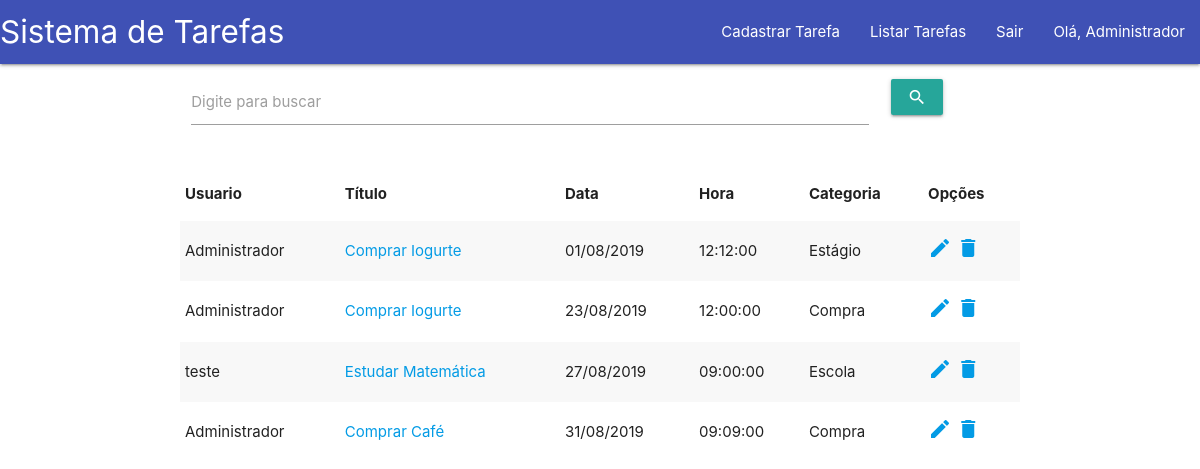
Screenshot of /home.php (signed in) with the database file from the repository.
### tables this page shows
CREATE TABLE `tarefas` (
  `cod` int(11) NOT NULL AUTO_INCREMENT,
  `titulo` varchar(45) NOT NULL,
  `data` date NOT NULL,
  `hora` time NOT NULL,
  `descricao` varchar(255) DEFAULT NULL,
  `usuario_cod` int(11) NOT NULL,
  `categoria_cod` int(11) NOT NULL,
  PRIMARY KEY (`cod`),
  KEY `fk_tarefas_usuario1` (`usuario_cod`),
  KEY `fk_tarefas_categoria1` (`categoria_cod`),
  CONSTRAINT `fk_tarefas_categoria1` FOREIGN KEY (`categoria_cod`) REFERENCES `categoria_tarefa` (`cod`) ON DELETE NO ACTION ON UPDATE NO ACTION,
  CONSTRAINT `fk_tarefas_usuario1` FOREIGN KEY (`usuario_cod`) REFERENCES `usuario` (`cod`) ON DELETE NO ACTION ON UPDATE NO ACTION
);

CREATE TABLE `usuario` (
  `cod` int(11) NOT NULL AUTO_INCREMENT,
  `nome` varchar(150) NOT NULL,
  `email` varchar(150) NOT NULL,
  `senha` varchar(150) NOT NULL,
  `perfil_cod` int(11) NOT NULL,
  PRIMARY KEY (`cod`),
  KEY `fk_usuario_perfil1_idx` (`perfil_cod`),
  CONSTRAINT `fk_usuario_perfil1` FOREIGN KEY (`perfil_cod`) REFERENCES `perfil_usuario` (`cod`) ON DELETE NO ACTION ON UPDATE NO ACTION
);

CREATE TABLE `categoria_tarefa` (
  `cod` int(11) NOT NULL,
  `nome` varchar(45) NOT NULL,
  PRIMARY KEY (`cod`)
);

### home.php (the view)
 <?php  require_once("header.php");?>
 <main class="container">
     <form action="" class="row">
         <div class="input-field col s10">
             <input type="text" name="busca" id="busca">
             <label for="busca">Digite para buscar</label>
         </div>
         <div class="input-field col s2">
             <button class="btn"><i class="material-icons">search</i></button>
         </div>
     </form>
     <table class="striped ">
         <thead>
             <tr>
             <?php
                 if($_SESSION['perfil'] == 1){
             ?>
                 <th>Usuario</th>
             <?php } ?>
                 <th>Título</th>
                 <th>Data</th>
                 <th class="hide-on-small-only">Hora</th>
                 <th class="hide-on-small-only"> Categoria</th>
                 <th>Opções</th>
             </tr>
         </thead>
         <?php foreach ($result_tarefas as $tarefa){ ?>
         <tr>
         <?php
             if($_SESSION['perfil'] == 1){
         ?>
             <td> <?= $tarefa['nome']?></td>
         <?php } ?>
             <td><a href="visualizar_tarefa.php?cod=<?= $tarefa['codt']?>"><?= $tarefa['titulo']?></a></td>
             <td><?= date("d/m/Y", strtotime($tarefa['data']));?></td>
             <td class="hide-on-small-only"><?= $tarefa['hora']?></td>
             <?php
                 $cod_tarefa = $tarefa['categoria_cod'];
                 $sql = "SELECT * FROM categoria_tarefa WHERE cod = $cod_tarefa";
                 $result_cat = mysqli_query($con, $sql);
                 $cat_tarefa = mysqli_fetch_array($result_cat);
             ?>
             <td class="hide-on-small-only"><?= $cat_tarefa['nome']?></td>
             <td>
                 <a href="editar_tarefa.php?cod=<?= $tarefa['codt']?>"><i class="material-icons">edit</i></a>
                 <?php
                     if($_SESSION['perfil'] == 1){
                 ?>
                 <a href="db/excluir_tarefa.php?cod=<?= $tarefa['codt']?>"><i class="material-icons">delete</i></a>
                 <?php
                     }
                 ?>
             </td>
         </tr>
         <?php } ?>
     </table>
 </main>
<?php require_once "footer.php"; ?>

### header.php (shortened to what this page needs)
<?php
    require_once("bloqueio.php");
    $cod = $_SESSION['cod'];
    if(isset($_GET['busca'])){
        $busca = $_GET['busca'];
    }else{
        $busca = '';
    }
    if($_SESSION['perfil'] != 1){
        $sql = "SELECT *, t.cod as codt FROM tarefas t where usuario_cod = $cod AND (titulo like '%$busca%' OR descricao like '%$busca%') order by data, hora asc";
    }else{
        $sql = "SELECT *, u.cod as codu, t.cod as codt
        FROM tarefas t, usuario u
        where
        t.usuario_cod = u.cod  AND
        (titulo like '%$busca%' OR
        descricao like '%$busca%' OR
        u.nome like '%$busca%')
        order by data, hora asc";
    }
    $result_tarefas = mysqli_query($con, $sql);
?>
<!DOCTYPE html>
<html lang="pt-BR">
<head>
    <link rel="stylesheet" href="assets/materialize/css/materialize.min.css">
</head>
<body>
    <nav>
    <?php     if($_SESSION['perfil'] != 1){ $cor = 'blue';}else{$cor = 'indigo';}?>
    <div class="nav-wrapper <?=$cor?>">
        <a href="#" class="brand-logo">Sistema de Tarefas</a>
        <ul id="nav-mobile" class="right hide-on-med-and-down">
            <li><a href="cadastro_tarefa.php">Cadastrar Tarefa</a></li>
            <li><a href="home.php">Listar Tarefas</a> </li>
            <li><a href="db/sair.php">Sair</a></li>
            <li><a>Olá, <?= $_SESSION['nome']?></a></li>
        </ul>
        </div>
    </nav>

### footer.php (shortened to what this page needs)
</body>
</html>

### rows the page displays
tarefas: usuario_cod.nome "Administrador", titulo "Comprar Iogurte", data "01/08/2019", hora "12:12:00", categoria_cod.nome "Estágio"
tarefas: usuario_cod.nome "Administrador", titulo "Comprar Iogurte", data "23/08/2019", hora "12:00:00", categoria_cod.nome "Compra"
tarefas: usuario_cod.nome "teste", titulo "Estudar Matemática", data "27/08/2019", hora "09:00:00", categoria_cod.nome "Escola"
tarefas: usuario_cod.nome "Administrador", titulo "Comprar Café", data "31/08/2019", hora "09:09:00", categoria_cod.nome "Compra"

### other values shown
$_SESSION['nome'] "Administrador"
